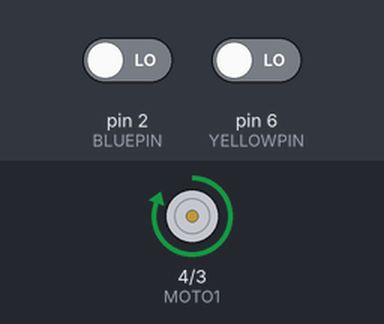
The program below on a simulated Arduino Uno, built with avr-gcc and run on an emulated ATmega328P. On the bench: motor-driver pin pairs drawn as motors (green arrow = first pin HIGH = forward, orange = second pin HIGH = backward, longer = more drive, scaled by the enable pin). Inputs (shaded band) come from the test bench; at power-on: pin 2 (BLUEPIN) LOW, pin 6 (YELLOWPIN) LOW.

Above: at 1.2 s.
1.3 s: pin 2 (BLUEPIN) driven HIGH
At 2.3 s:
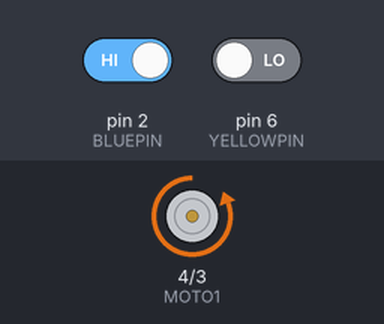
Timing chart, 0 to 4.3 s (numbered marks = the images above; inputs shaded):
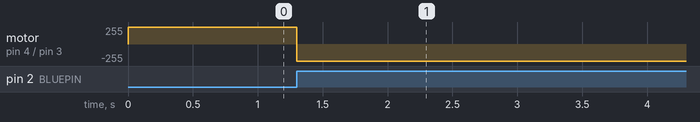

The program:

main.cpp
```cpp
#include <Arduino.h>

#define YELLOWPIN 6
#define BLUEPIN 2
#define MOTEN 5
#define MOTO1 4
#define MOTO2 3

volatile long degrees;

void StopMotor();
void MoveMotor(int speed);
void CountDegrees();
void MoveToPosition(int position);

void setup() {
  Serial.begin(9600);
  while (!Serial);

  pinMode(YELLOWPIN, INPUT);
  pinMode(BLUEPIN, INPUT);
  pinMode(MOTEN, OUTPUT);
  pinMode(MOTO1, OUTPUT);
  pinMode(MOTO2, OUTPUT);

  degrees = 0;

  attachInterrupt(digitalPinToInterrupt(BLUEPIN), CountDegrees, CHANGE);
}

void loop() {
  static long deg = 0;

  if (degrees != deg) {
    Serial.println(degrees);
    deg = degrees;
  }
  MoveToPosition(180);
}

void MoveToPosition(int position) {
  while (degrees != position) {
    if (degrees < position) {
      MoveMotor(100);
    } else {
      MoveMotor(-100);
    }
  }
  StopMotor();
}


void CountDegrees() {
  if (digitalRead(YELLOWPIN) == digitalRead(BLUEPIN)) {
    degrees++;
  } else {
    degrees--;
  }
  if (degrees > 360) {
    degrees -= 360;
  } else if (degrees < 0) {
    degrees += 360;
  }
}

void MoveMotor(int speed) {
  if (speed > 100) speed = 100;
  if (speed < -100) speed = -100;

  analogWrite(MOTEN, int(abs(speed)*2.55));

  if (speed > 0) {
    digitalWrite(MOTO1, HIGH);
    digitalWrite(MOTO2, LOW);
  } else {
    digitalWrite(MOTO1, LOW);
    digitalWrite(MOTO2, HIGH);
  }
}

void StopMotor() {
  digitalWrite(MOTO1, LOW);
  digitalWrite(MOTO2, LOW);
}
```

Measured:
- after the input at 1.3 s, motor on pin 4 (MOTO1) / pin 3 (MOTO2): forward 255/255 → backward 255/255 at once
